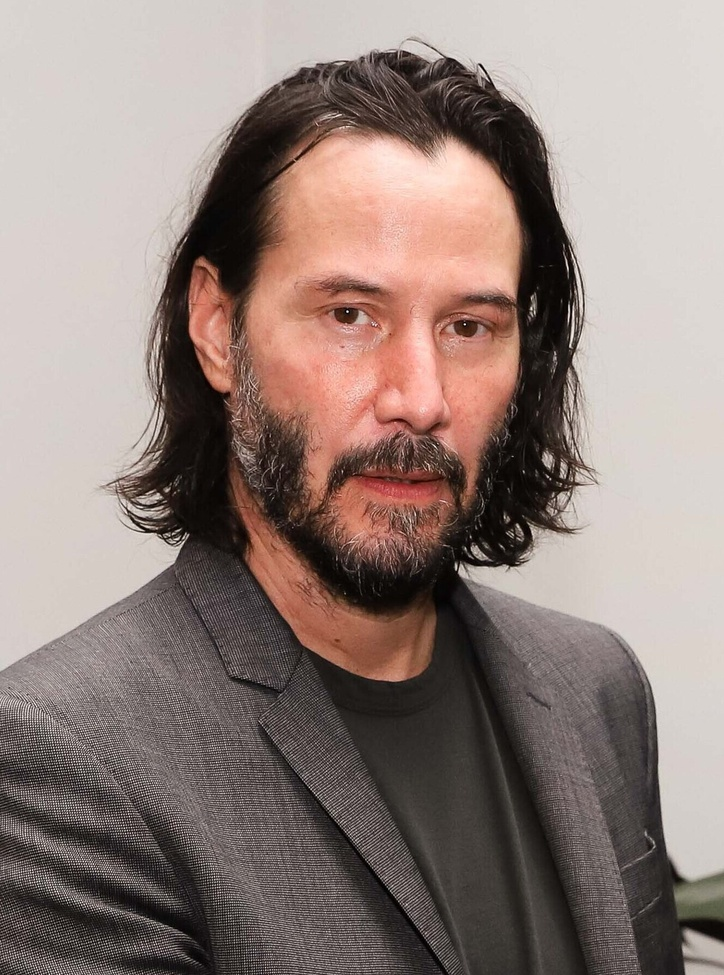
#> input picture keanu.jpeg, 724 x 975 px, shrunk from 1200 x 1616 before the run, found by its file name
$ python 15_canny_edge_detection.py
#> lines starting #> are read from the running program, lines starting #| are printed output that depends on the picture; after the words box and inside, x2 and y2 are one past the last pixel; in counts of white or black regions, pixels touching at a corner belong together
# CANNY EDGE DETECTION

import cv2 as cv
import numpy as np

src = cv.imread("/Users/krtdnc/Desktop/Miuul/OpenCV/keanu.jpeg")
#> src is the input picture: shape (975, 724, 3); mean B, G, R 122.3, 128.1, 144.3
cv.imshow("keanu" , src)
cv.waitKey(1)

edge = cv.Canny(src, 100, 300)
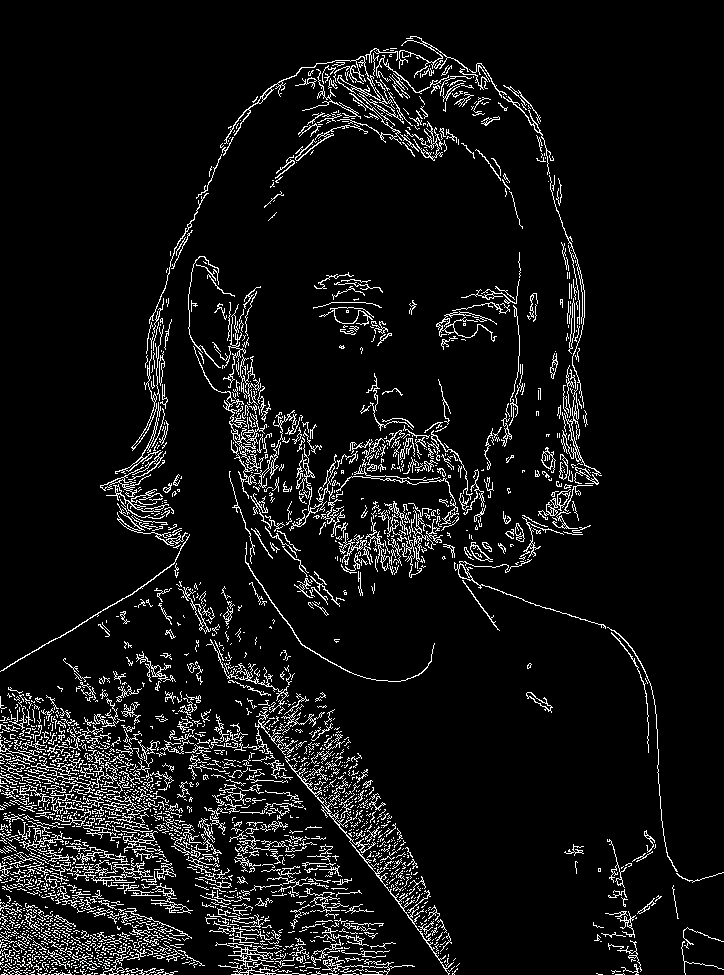
#> edge: shape (975, 724); 7.3% white in thin lines or dots
cv.imshow("edge", edge)
cv.waitKey(1)

$ run again, with corner.jpeg copied over keanu.jpeg
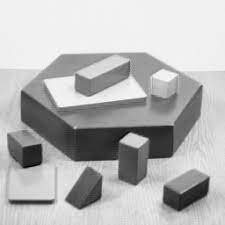
#> input picture corner.jpeg, 225 x 225 px, found by its file name
#> src is the input picture: shape (225, 225, 3); min 0, max 255, mean 182.9
#> `edge = cv.Canny(src, 100, 300)`:
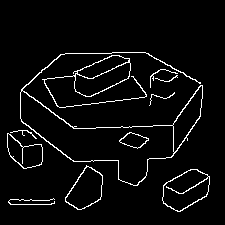
#> edge: shape (225, 225); 4.4% white in thin lines or dots, all inside (x1, y1, x2, y2) = (7, 52, 210, 212)
